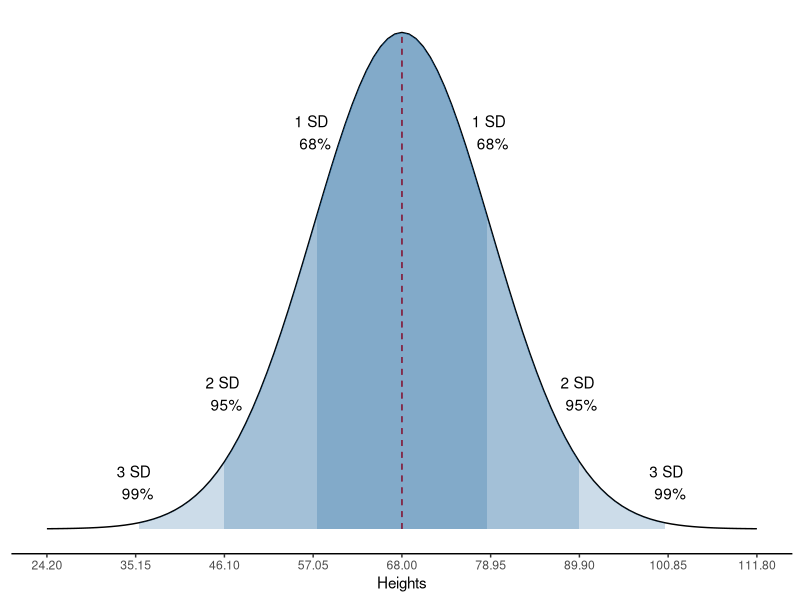

Write the R code that produced this figure.
## ---- chunk 1
knitr::opts_chunk$set(echo = TRUE)
## ---- chunk 2
# Load the Tidyverse package
library(tidyverse)
## ---- chunk 3
# Simulate some data
height_and_weight_20 <- tribble(
  ~id,   ~sex,     ~ht_in, ~wt_lbs,
  "001", "Male",   71,     190,
  "002", "Male",   69,     177,
  "003", "Female", 64,     130,
  "004", "Female", 65,     153,
  "005", NA,       73,     173,
  "006", "Male",   69,     182,
  "007", "Female", 68,     186,
  "008", NA,       73,     185,
  "009", "Female", 71,     157,
  "010", "Male",   66,     155,
  "011", "Male",   71,     213,
  "012", "Female", 69,     151,
  "013", "Female", 66,     147,
  "014", "Female", 68,     196,
  "015", "Male",   75,     212,
  "016", "Female", 69,     19000,
  "017", "Female", 66,     194,
  "018", "Female", 65,     176,
  "019", "Female", 65,     176,
  "020", "Female", 65,     102
)
## ---- chunk 4
# Recreate our mode function
mode_val <- function(x) {
  value_counts <- table(x)
  result <- names(value_counts)[value_counts == max(value_counts)]
  if (length(value_counts) == length(result)) {
    result <- NA
  }
  result
}
## ---- chunk 5
height_and_weight_20 %>% 
  summarise(
    min_height    = min(ht_in),
    mean_height   = mean(ht_in),
    median_height = median(ht_in),
    mode_height   = mode_val(ht_in) %>% paste(collapse = " , "),
    max_height    = max(ht_in)
  )
## ---- chunk 6
height_and_weight_20 %>% 
  summarise(
    min_height  = min(ht_in),
    mean_height = mean(ht_in),
    max_height  = max(ht_in),
    range       = max_height - min_height
  )
## ---- chunk 7
var(c(rep(58, 3), rep(78, 3)))
## ---- chunk 8
mean      <- 68
sd        <- 10.95
limits    <- c(mean - 4 * sd, mean + 4 * sd)
my_breaks <- purrr::map_dbl(seq(-4, 4, 1), ~ mean + . * sd)
peak      <- dnorm(mean, mean = mean, sd = sd)

shaded <- function(x, n_sds) {
  y <- dnorm(x, mean = mean, sd = sd)
  y[x < (mean - n_sds * sd) | x > (mean + n_sds * sd)] <- NA
  y
}

y_labels <- function(x) {
  out <- dnorm(x, mean = mean, sd = sd)
  out
}

ggplot(data.frame(x = c(limits[1], limits[2])), aes(x = x)) + 
  stat_function(fun = dnorm, args = list(mean = mean, sd = sd)) +
  geom_segment(aes(x = 68, y = 0, xend = 68, yend = peak), color = "red", linetype = "dashed") +
  scale_x_continuous("Heights", breaks = my_breaks) +
  # Add shaded area for 68%
  stat_function(fun = shaded, args = list(n_sds = 3), geom = "area", fill = "#005493", alpha = 0.2) +
  geom_text(aes(x = my_breaks[c(4, 6)], y = y_labels(my_breaks[c(4, 6)]), label = "1 SD \n 68%"), nudge_y = 0.007) +
  # Add shaded area for 95%
  stat_function(fun = shaded, args = list(n_sds = 2), geom = "area", fill = "#005493", alpha = 0.2) +
  geom_text(aes(x = my_breaks[c(3, 7)], y = y_labels(my_breaks[c(3, 7)]), label = "2 SD \n 95%"), nudge_y = 0.005) +
  # Add shaded area for 99%
  stat_function(fun = shaded, args = list(n_sds = 1), geom = "area", fill = "#005493", alpha = 0.2) +
  geom_text(aes(x = my_breaks[c(2, 8)], y = y_labels(my_breaks[c(2, 8)]), label = "3 SD \n 99%"), nudge_y = 0.003) +
  # Change theme
  theme_classic() +
  theme(
    axis.line.y = element_blank(), axis.text.y = element_blank(), 
    axis.ticks.y = element_blank(), axis.title.y = element_blank()
  )

rm(mean, sd, limits, my_breaks, peak, shaded, y_labels)
## ---- chunk 9
sim_data <- tibble(
  all_68     = rep(68, 20),
  half_58_78 = c(rep(58, 10), rep(78, 10)),
  even_58_78 = seq(from = 58, to = 78, length.out = 20),
  half_48_88 = c(rep(48, 10), rep(88, 10)),
  even_48_88 = seq(from = 48, to = 88, length.out = 20)
)
sim_data
## ---- chunk 10
tibble(
  Column = names(sim_data),
  Mean = map_dbl(sim_data, mean),
  Variance = map_dbl(sim_data, var),
  SD = map_dbl(sim_data, sd)
)
